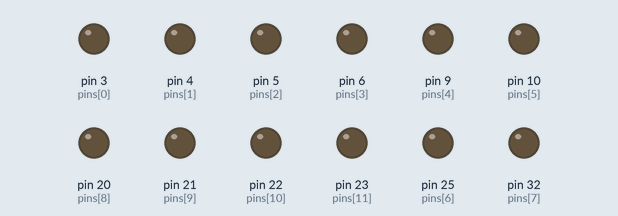
This sketch was run on a simulated Arduino Mega 2560, built with avr-gcc and run on an emulated ATmega2560. Parts: output pins drawn as LEDs (lit = HIGH).

Above: at 0.15 s.
At 11.1 s:
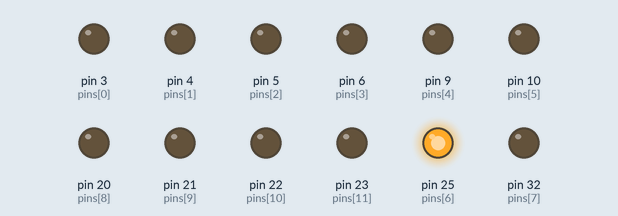
At 12.9 s:
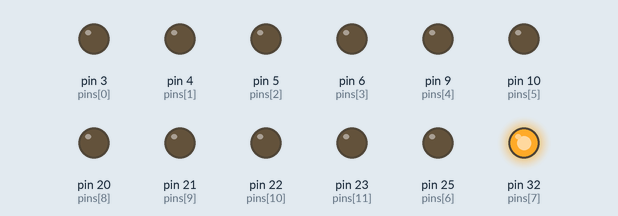
At 14.7 s:
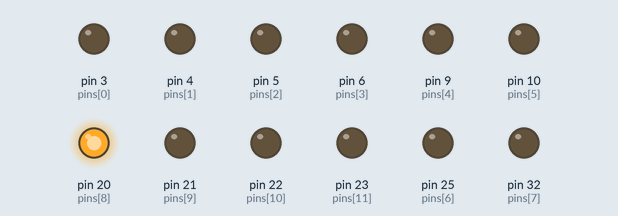
At 18.3 s:
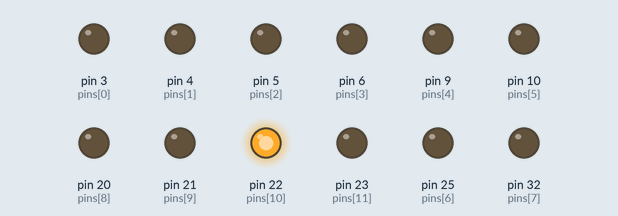
At 38.1 s:
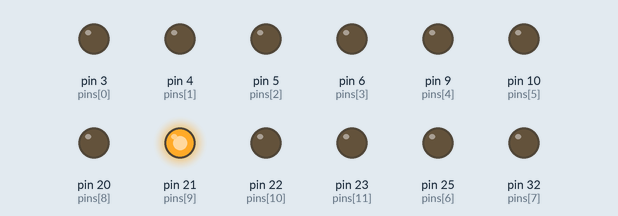
Timing chart, 0 to 40.0 s (numbered marks = the images above):
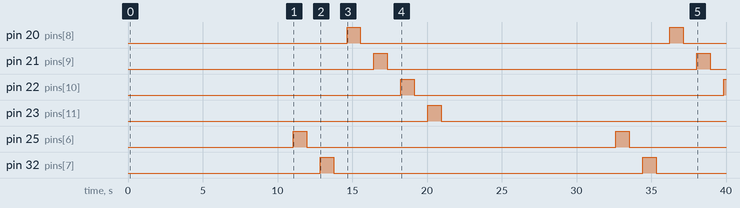

The sketch:

COB_LED_testUtil.ino
```cpp
/*
  COB LED test
*/

int whitePin = 5;    // LED connected to digital pin 9
int redPin = 9;    // LED connected to digital pin 9
int greenPin = 10;    // LED connected to digital pin 9
int bluePin = 11;    // LED connected to digital pin 9

int pins[] = { 3, 4, 5, 6,     9, 10, 25, 32,     20, 21, 22, 23};

void setup() {
  for (int i = 0; i < 12; i++) {
    analogWrite(pins[i], 0);
  }
}

void loop() {
  for (int i = 0; i < 12; i++) {
    fadeLED(pins[i]);
  }
}

void fadeLED(int pin) {
  for (int fadeValue = 0 ; fadeValue <= 255; fadeValue += 1) {
    analogWrite(pin, fadeValue);
    // wait for 30 milliseconds to see the dimming effect
    delay(2);
  }

  for (int fadeValue = 255 ; fadeValue >= 0; fadeValue -= 1) {
    analogWrite(pin, fadeValue);
    delay(5);
  }
}
```

Measured:
- by itself, pin 20 (pins[8]), pin 21 (pins[9]), pin 25 (pins[6]), pin 32 (pins[7]): alternates HIGH for 0.90 s and LOW for 20.7 s
- by itself, pin 22 (pins[10]): LOW → HIGH at 18.2 s, → LOW 0.90 s later, → HIGH 20.7 s later
- by itself, pin 23 (pins[11]): LOW → HIGH at 20.0 s, → LOW 0.90 s later
